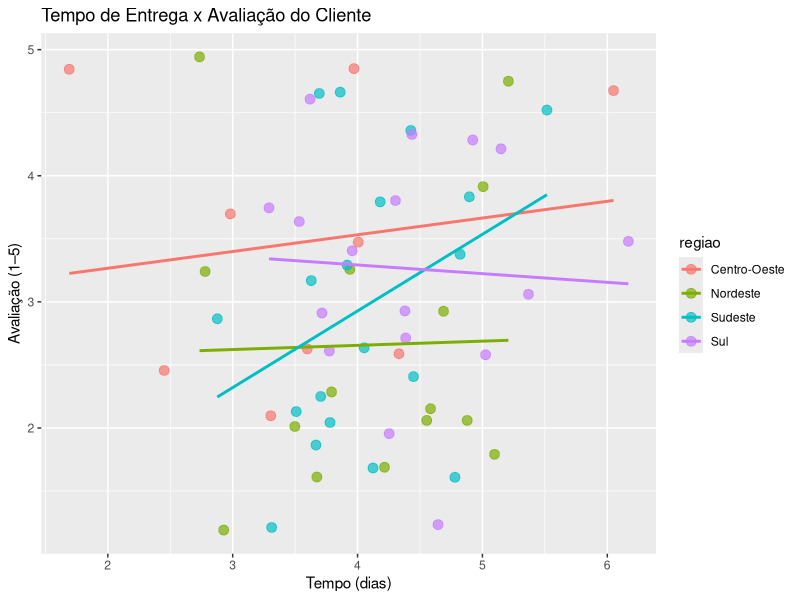

Recreate this plot in R.
# Bloco 5 - Caso Prático: Varejo Online
library(dplyr)
library(ggplot2)

set.seed(123)
pedidos <- data.frame(
  data = seq(as.Date("2024-01-01"), by="day", length.out=60),
  regiao = sample(c("Sul", "Nordeste", "Sudeste", "Centro-Oeste"), 60, replace=TRUE),
  tempo_entrega = rnorm(60, mean=4, sd=1),
  avaliacao_cliente = runif(60, min=1, max=5)
)

resumo <- pedidos %>% group_by(regiao) %>% summarise(
  media_tempo = mean(tempo_entrega),
  mediana_tempo = median(tempo_entrega),
  avaliacao_media = mean(avaliacao_cliente)
)
print(resumo)

ggplot(pedidos, aes(x = tempo_entrega, y = avaliacao_cliente, color = regiao)) +
  geom_point(size=3, alpha=0.7) +
  geom_smooth(method="lm", se=FALSE) +
  labs(title="Tempo de Entrega x Avaliação do Cliente", x="Tempo (dias)", y="Avaliação (1–5)")
